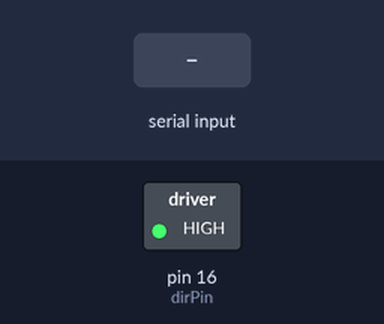
The sketch below on a simulated Arduino Uno, built with avr-gcc and run on an emulated ATmega328P. Shown: switched loads named in the sketch (green lamp = pin HIGH). The inputs (shaded band) are chosen by the test bench. Pins used as bus, display or sensor lines are not drawn; what the sketch prints to the serial monitor is not drawn.

Above: at 1.2 s.
1.3 s: "L" received over Serial
2.8 s: "R" received over Serial
4.3 s: "N" received over Serial
Timing chart, 0 to 7.3 s (numbered marks = the images above; inputs shaded):
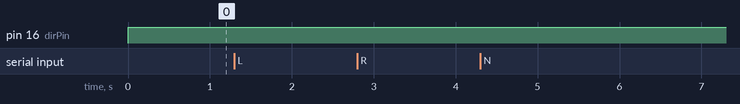

The sketch:

serialInput.ino
```cpp
const int dirPin = 16;
const int stepPin = 1;
const int stepsPerRevolution = 200;

int incomingByte = 0;  // for incoming serial data

void setup() {
	while (!Serial)
		;
	Serial.begin(9600);  // opens serial port, sets data rate to 9600 bps
	Serial.println("Begun");

	// Declare pins as Outputs
	pinMode(stepPin, OUTPUT);
	pinMode(dirPin, OUTPUT);
}

void loop() {
	digitalWrite(dirPin, HIGH);

	if (Serial.available() > 0) {
		// read the incoming byte:
		incomingByte = Serial.read();

		// say what you got:
		Serial.print("I received: ");
		switch (incomingByte) {
		case 'L':
			Serial.println("LEFT");
			// Set motor direction counter-clockwise
			digitalWrite(dirPin, HIGH);
			digitalWrite(stepPin, HIGH);
			delayMicroseconds(10);
			digitalWrite(stepPin, LOW);

			break;

		case 'R':
			Serial.println("RIGHT");
			// Set motor direction clockwise
			digitalWrite(dirPin, HIGH);
			digitalWrite(stepPin, HIGH);
			delayMicroseconds(10);
			digitalWrite(stepPin, LOW);

			break;

		case 'N':
			Serial.println("NOTHING");
			break;

		default:
			Serial.println("ERROR");
			break;
		}
	}
}
```

Measured:
- after the input at 1.3 s, every drawn part: stays the same
- after the input at 2.8 s, every drawn part: stays the same
- after the input at 4.3 s, every drawn part: stays the same
